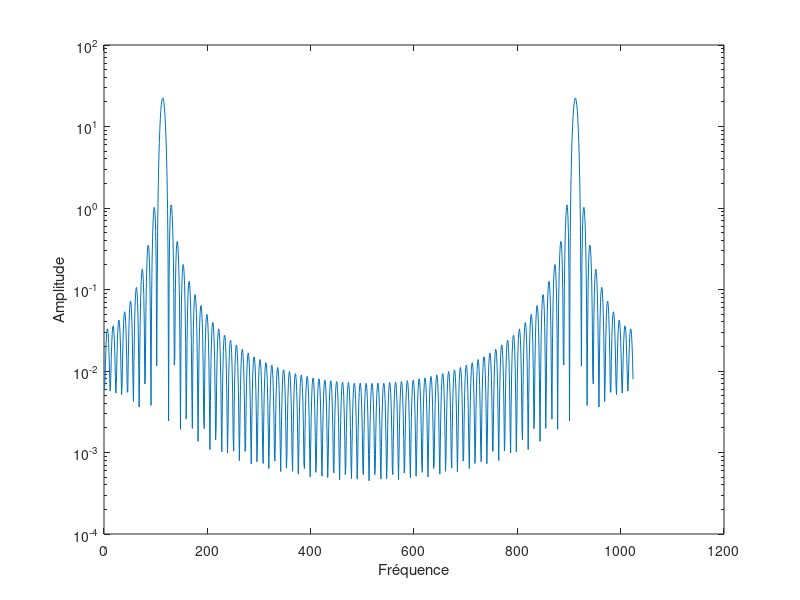

The MATLAB source for this figure: (Note: this script raises an error after producing the figure.)
Fe=10000;
Te=1/Fe;
N=90;
T=[0:Te:(N-1)*Te];
fo=1100;
arg=2*pi*fo;
X=cos(arg*T);

% plot(T,X);
% xlabel("Temps");
% ylabel("Amplitude");

N1=1024;
delta_f=Fe/N1;
F=[0:delta_f:Fe-delta_f];
TfX=abs(fft(X,N1));

%plot(F ,TfX);
%semilogy(TfX);
%xlabel("Fréquence");
%ylabel("Amplitude");

R=1/N*conv(X,conj(fliplr(X))); %fonction d'autocorrélation
TfR=fft(R,N1);
plot(F ,abs(TfR));
semilogy(abs(TfR));
xlabel("Fréquence");
ylabel("Amplitude");

P=1/N*TfX.*TfX; %Périodogramme
plot(F ,P);
semilogy(P);
xlabel("Fréquence");
ylabel("Amplitude");

[P_W,F1]=pwelch(X,hanning(length(X)),N/10,N1);
plot(F1 ,P_W);
semilogy(P_W);
xlabel("Fréquence");
ylabel("Amplitude");